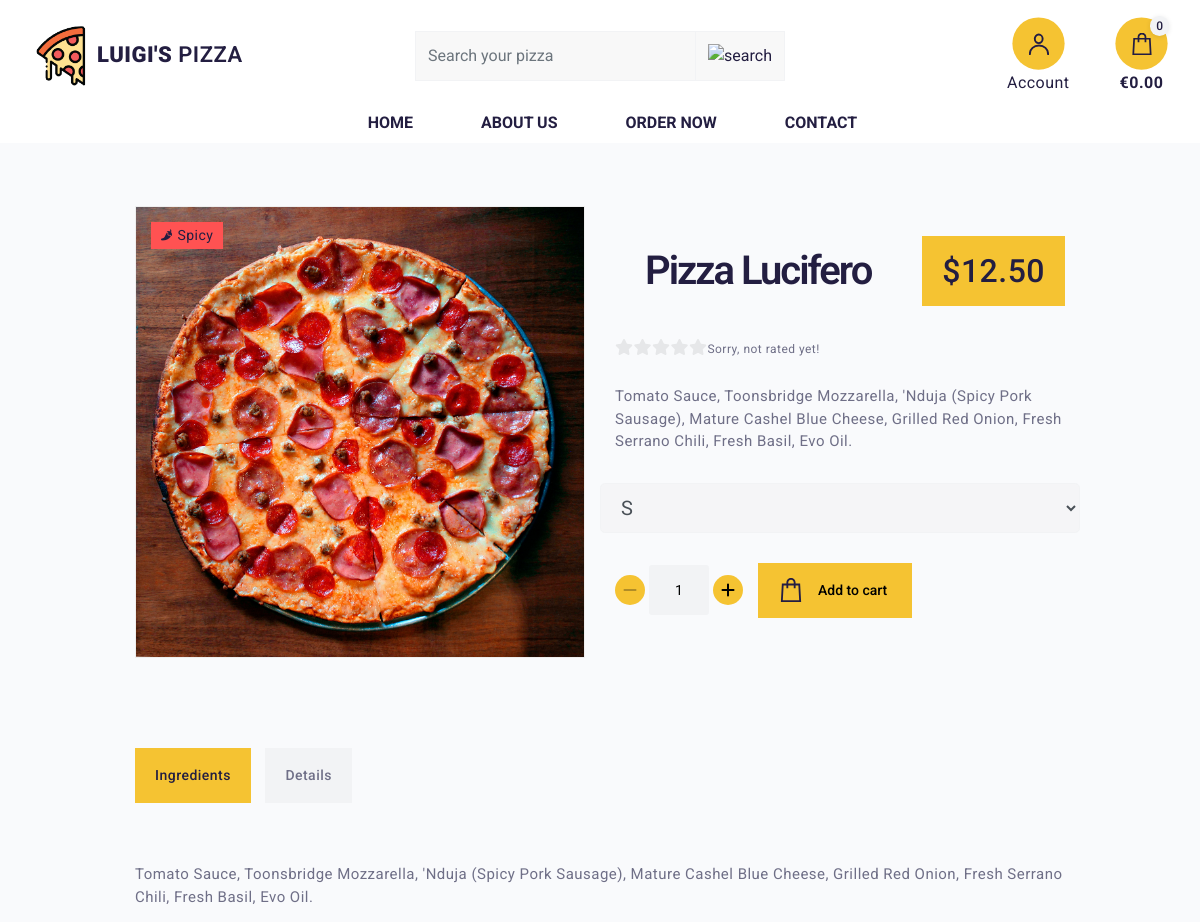
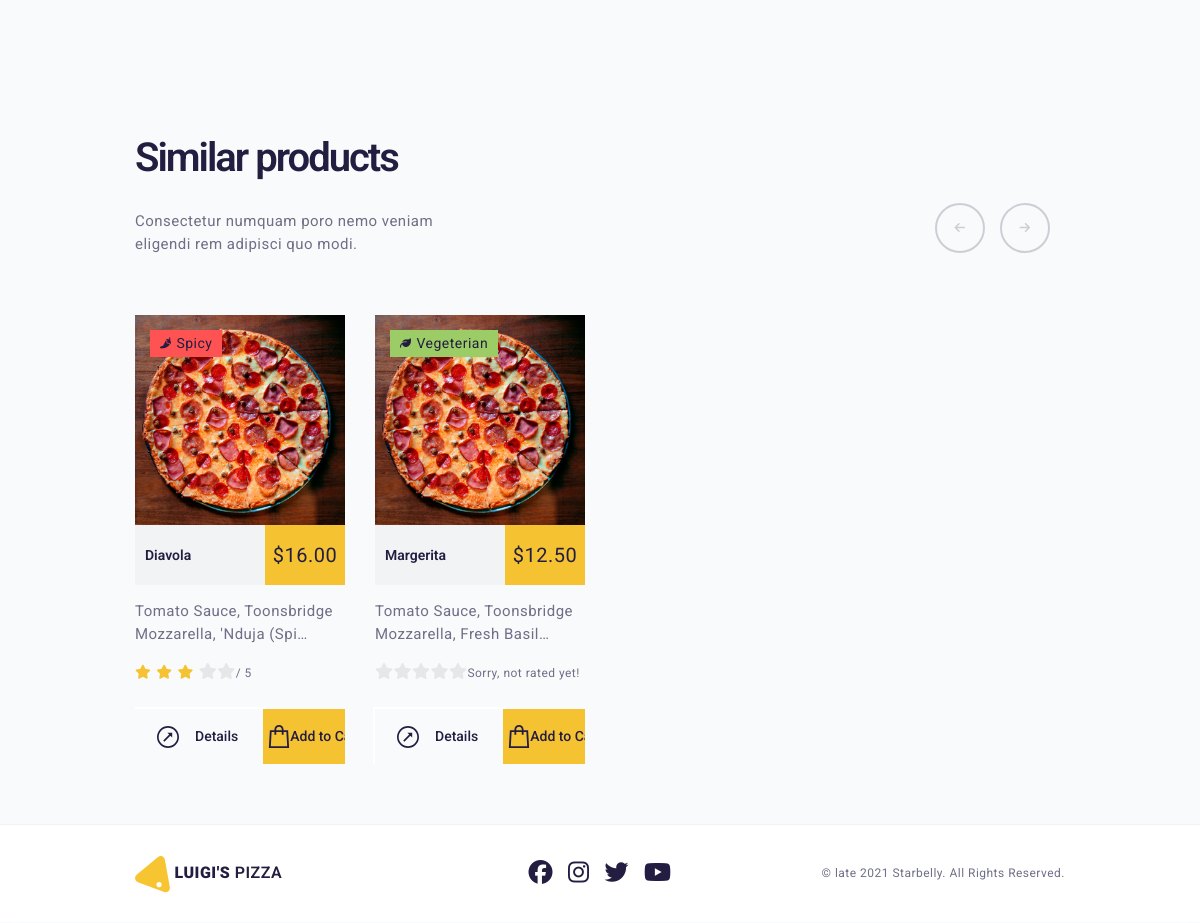
The app's page /menu/4 with its own data (2 pictures, top to bottom).
### products/models.py (models this page shows, shortened)
class Product(models.Model):
    category = models.ForeignKey('Category', null=True, blank=True,
                                 on_delete=models.SET_NULL)
    name = models.CharField(max_length=254)
    description = models.TextField()
    ingredients = models.TextField()
    vegetarian = models.BooleanField(blank=True)
    spicy = models.BooleanField(blank=True)
    has_size = models.BooleanField(default=False, null=True, blank=True)
    size = models.ManyToManyField('Size')
    topping = models.ManyToManyField('Topping')
    price = models.DecimalField(max_digits=6, decimal_places=2)
    rating = models.DecimalField(max_digits=6, decimal_places=2, null=True,
                                 blank=True)
    image_url = models.URLField(max_length=1024, null=True, blank=True)
    image = models.ImageField(null=True, blank=True)

### products/views.py (the view)
# urls.py: path('<product_id>', views.menu_item, name='menu_item'),
def menu_item(request, product_id):
    product = get_object_or_404(Product, pk=product_id)
    similar_products = Product.objects.filter(category=product.category).exclude(pk=product_id)[:5]
    context = {
        'product': product,
        'similar_products': similar_products,
    }
    return render(request, 'products/menu_item.html', context)

### cart/contexts.py (called while the page is built, shortened)
def cart_contents(request):
    cart_items = []
    total = 0
    product_count = 0
    cart = request.session.get('cart', {})
    if total <= settings.FREE_DELIVERY_THRESHOLD:
        delivery = settings.STANDARD_DELIVERY_FEE
        free_delivery_delta = settings.FREE_DELIVERY_THRESHOLD - total
    else:
        delivery = 0
        free_delivery_delta = 0
    grand_total = total + delivery
    context = {
        'cart_items': cart_items,
        'total': total,
        'product_count': product_count,
        'delivery': delivery,
        'free_delivery_delta': free_delivery_delta,
        'free_delivery_threshold': settings.FREE_DELIVERY_THRESHOLD,
        'grand_total': grand_total,
    }
    return context

### products/templates/products/menu_item.html (shortened to what this page needs)
{% extends "base.html" %}
{% load static %}
{% block page_header %}
<div class="container header-container">
</div>
{% endblock %}
{% block content %}
<section class="lp-p-90-0">
  <div class="container">
    <div class="row align-items-center">
      <div class="col-lg-6">
        <div class="lp-gallery-item lp-gallery-square lp-mb-90">
          {% if product.image %}
          <img src="{{ product.image.url }}" alt="{{ product.name }}">
          {% if product.vegetarian == True %}
          <div class="lp-badge lp-vegan"><i class="fas fa-leaf"></i> Vegeterian</div>
          {% elif product.spicy == True %}
          <div class="lp-badge lp-hot"><i class="fas fa-pepper-hot"></i> Spicy</div>
          {% endif %}
          {% endif %}
        </div>
      </div>
      <div class="col-lg-6">
        <div class="lp-product-description lp-mb-90">
          <div class="lp-price-frame lp-mb-30">
            <h2>{{ product.name }}</h2>
            <div class="lp-price">${{ product.price }}</div>
          </div>
          {% if product.rating %}
          <ul class="lp-stars lp-mb-25">
            <li><i class="fas fa-star {% if product.rating > 0 %} full {% else %} empty {% endif %}"></i></li>
            <li><i class="fas fa-star {% if product.rating > 1 %} full {% else %} empty {% endif %}"></i></li>
            <li><i class="fas fa-star {% if product.rating > 2 %} full {% else %} empty {% endif %}"></i></li>
            <li><i class="fas fa-star {% if product.rating > 3 %} full {% else %} empty {% endif %}"></i></li>
            <li><i class="fas fa-star {% if product.rating > 4 %} full {% else %} empty {% endif %}"></i></li>
            <li><span>{{ product.rating }} / 5</span></li>
          </ul>
          {% else %}
          <ul class="lp-stars lp-mb-25">
            <li><i class="fas fa-star empty"></i></li>
            <li><i class="fas fa-star empty"></i></li>
            <li><i class="fas fa-star empty"></i></li>
            <li><i class="fas fa-star empty"></i></li>
            <li><i class="fas fa-star empty"></i></li>
            <li><span>Sorry, not rated yet!</span></li>
          </ul>
          {% endif %}
          <p class="lp-text lp-mb-30">{{ product.ingredients }}</p>
          <form class="form" action="{% url 'add_to_cart' product.id %}" method="POST">
            {% with product.has_size as s %}
            <div class="row">
              {% if s %}
              <select class="form-control form-control-lg lp-mb-30" name="product_size" id="id_product_size">
                <option class="col-lg-4" value="S" selected>
                  <div class="lp-features-item lp-features-item-sm lp-mb-30">
                    <div class="lp-feature-text">
                    </div>
                  </div>
                </option>
              </select>
            </div>
            {% endif %}
            <div class="form-group lp-buttons-frame">
              <div class="input-group lp-input-number-frame">
                <div class="input-group-prepend">
                  <button class="decrement-qty lp-input-number-btn" data-item_id="{{ product.id }}"
                    id="decrement-qty_{{ product.id }}">
                    <span>
                      <i class="fas fa-minus"></i>
                    </span>
                  </button>
                </div>
                <input class="form-control-sm qty_input" type="number" name="quantity" value="1" min="1" max="99"
                  data-item_id="{{ product.id }}" id="id_qty_{{ product.id }}">
                <div class="input-group-append">
                  <button class="increment-qty lp-input-number-btn" data-item_id="{{ product.id }}"
                    id="increment-qty_{{ product.id }}">
                    <span>
                      <i class="fas fa-plus"></i>
                    </span>
                  </button>
                </div>
              </div>
              <button type="submit" class="lp-btn lp-atc">
                <span class="lp-icon">
                  <img src="/media/cart.svg" alt="icon">
                </span>
                <span class="lp-add-to-cart-text">Add to cart</span>
              </button>
            </div>
            {% endwith %}
          </form>
        </div>
      </div>
    </div>
    <div class="lp-filter">
      <a href="#." data-filter=".lp-ingredients-tab" class="lp-filter-link lp-active">Ingredients</a>
      <a href="#." data-filter=".lp-details-tab" class="lp-filter-link">Details</a>
    </div>
    <div class="lp-masonry-grid lp-tabs">
      <div class="lp-grid-item lp-ingredients-tab">
        <div class="lp-tab">
          <p class="lp-text lp-mb-15">{{ product.ingredients }}</p>
        </div>
      </div>
    </div>
  </div>
</section>
<section class="lp-short-menu p-60-60">
  <div class="container">
    <div class="lp-group-title lp-mb-30">
      <div class="lp-left lp-mb-30">
        <h2 class="lp-mb-30">Similar products</h2>
        <p class="lp-text">Consectetur numquam poro nemo veniam<br>eligendi rem adipisci quo modi.</p>
      </div>
      <div class="lp-right lp-mb-30">
        <div class="lp-slider-nav">
          <div class="lp-prev-btn lp-short-menu-prev"><i class="fas fa-arrow-left"></i></div>
          <div class="lp-next-btn lp-short-menu-next"><i class="fas fa-arrow-right"></i></div>
        </div>
      </div>
    </div>
    <div class="swiper-container lp-short-menu-slider">
      <div class="swiper-wrapper">
        {% for sp in similar_products %}
        <div class="swiper-slide">
          <div class="lp-menu-item">
            {% if sp.image %}
            <div class="lp-cover-frame">
              <img src="{{ sp.image.url }}" alt="{{ s.name }}">
              {% if sp.vegetarian == True %}
              <div class="lp-badge lp-vegan"><i class="fas fa-leaf"></i> Vegeterian</div>
              {% elif sp.spicy == True %}
              <div class="lp-badge lp-hot"><i class="fas fa-pepper-hot"></i> Spicy</div>
              {% endif %}
            </div>
            {% else %}
            <div class="lp-cover-frame">
              <img src="{{ MEDIA_URL }}noimage.png" alt="{{ sp.name }}">
            </div>
            {% endif %}
            <div class="lp-card-tp">
              <h5 class="lp-card-title">{{ sp.name}}</h5>
              <div class="lp-price">${{ sp.price }}</div>
            </div>
            <div class="lp-description">
              <p class="lp-text lp-mb-15">{{ sp.ingredients|truncatechars:50 }}</p>
              {% if sp.rating %}
              <ul class="lp-stars lp-mb-25">
                <li><i class="fas fa-star {% if sp.rating > 0 %} full {% else %} empty {% endif %}"></i></li>
                <li><i class="fas fa-star {% if sp.rating > 1 %} full {% else %} empty {% endif %}"></i></li>
                <li><i class="fas fa-star {% if sp.rating > 2 %} full {% else %} empty {% endif %}"></i></li>
                <li><i class="fas fa-star {% if sp.rating > 3 %} full {% else %} empty {% endif %}"></i></li>
                <li><i class="fas fa-star {% if sp.rating > 4 %} full {% else %} empty {% endif %}"></i></li>
                <li><span>{{ s.rating }} / 5</span></li>
              </ul>
              {% else %}
              <ul class="lp-stars lp-mb-25">
                <li><i class="fas fa-star empty"></i></li>
                <li><i class="fas fa-star empty"></i></li>
                <li><i class="fas fa-star empty"></i></li>
                <li><i class="fas fa-star empty"></i></li>
                <li><i class="fas fa-star empty"></i></li>
                <li><span>Sorry, not rated yet!</span></li>
              </ul>
              {% endif %}
            </div>
            <div class="lp-card-buttons-frame">
              <a href="{% url 'menu_item' sp.id %}" class="lp-btn lp-btn-gray">
                <span class="lp-icon">
                  <img src="/media/arrow.svg" alt="icon">
                </span>
                <span>Details</span>
              </a>
              {% if product.has_size %}
              <a href="{% url 'menu_item' sp.id %}" class="lp-btn lp-atc">
                <span class="lp-icon">
                  <img src="/media/cart.svg" alt="icon">
                </span>
                <span class="lp-add-to-cart-text">Add to Cart</span>
              </a>
              {% endif %}
            </div>
          </div>
        </div>
        {% endfor %}
      </div>
    </div>
  </div>
</section>
<footer>
  <div class="container">
    <div class="lp-footer-frame">
      <a href="#" class="lp-logo-frame">
        <h4 class="logo-font text-black my-0"><img src="/media/logo-pizza.svg" alt="Pizza slice">
          <strong>Luigi's</strong> Pizza</h4>
      </a>
      <ul class="lp-social">
        <li><a href="#."><i class="fa-brands fa-facebook"></i></a></li>
        <li><a href="#."><i class="fa-brands fa-instagram"></i></a></li>
        <li><a href="#."><i class="fa-brands fa-twitter"></i></a></li>
        <li><a href="#."><i class="fa-brands fa-youtube"></i></a></li>
      </ul>
      <div class="lp-copy">&copy; late 2021 Starbelly. All Rights Reserved.</div>
    </div>
  </div>
</footer>
{% endblock %}

### records on screen
Product: image (picture), name "Pizza Lucifero", price "12.50", ingredients "Tomato Sauce, Toonsbridge Mozzarella, 'Nduja (Spicy Pork Sausage), Mature Cashel Blue Cheese, Grilled Red Onion, Fresh Serrano Chili, Fresh Basil, Evo Oil."
Product: image (picture), vegetarian False (drawn), name "Diavola", price "16.00", ingredients "Tomato Sauce, Toonsbridge Mozzarella, 'Nduja (Spi…", rating 3 (drawn)
Product: image (picture), vegetarian True (drawn), name "Margerita", price "12.50", ingredients "Tomato Sauce, Toonsbridge Mozzarella, Fresh Basil…", rating 0 (drawn)

### other values on screen
{{ product_count }} "0"
